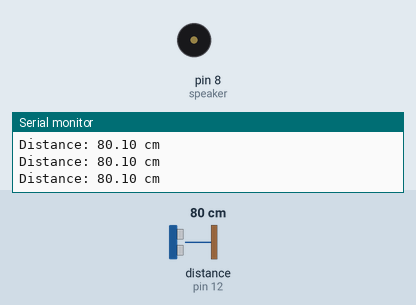
This sketch was run on a simulated Arduino Uno, built with avr-gcc and run on an emulated ATmega328P. Shown: buzzer (waves = sounding), the last lines printed to the serial monitor. Wiring (inferred from the names in the program): ultrasonic range finder: trigger pin 13; echo pin 12. The inputs (shaded band) are chosen by the test bench; at power-on: distance to the obstacle (sensor on pin 12) 80 cm. The echo pulse lasts 58.3 µs per cm.

Above: at 1.2 s.
1.3 s: distance to the obstacle (sensor on pin 12) set to 23 cm
2.8 s: distance to the obstacle (sensor on pin 12) set to 18 cm
At 3.3 s:
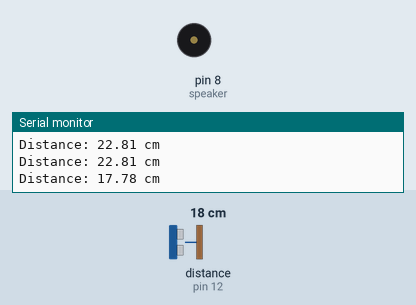
5.8 s: distance to the obstacle (sensor on pin 12) set to 2 cm
20.8 s: distance to the obstacle (sensor on pin 12) set to 9 cm
At 21.0 s:
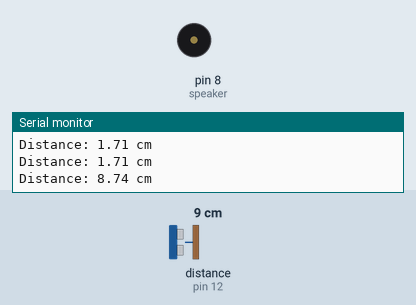
23.8 s: distance to the obstacle (sensor on pin 12) set to 12 cm
At 23.96 s:
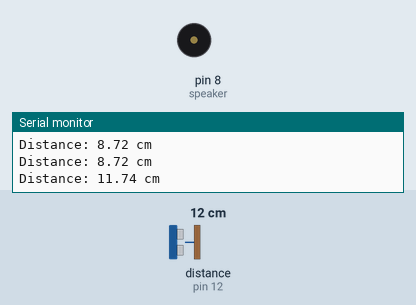
Timing chart, 0 to 27.8 s (numbered marks = the images above; inputs shaded):
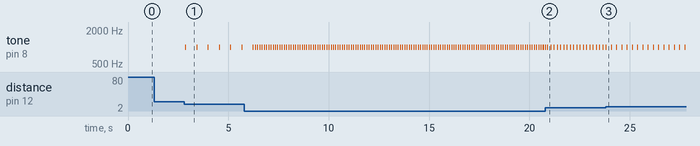

The sketch:

Lab08_exp4.ino
```cpp
#define speaker 8 // 喇叭連接在 Pin 8

const int Trig_Pins = 13; // trig 腳位
const int Echo_Pins = 12; // echo 腳位

bool flag = 0;
float distance = 0;

float get_distance(int trig, int echo) {
  float duration;
  digitalWrite(trig, HIGH);
  delayMicroseconds(10); //給予trig 10us TTL pulse,讓模組發射聲波
  digitalWrite(trig, LOW);
  duration = pulseIn(echo, HIGH, 30000); // 紀錄echo電位從high到low的時間，就是超音波來回的時間 30ms (約 5 公尺)
  if (duration == 0) return 999; // 若沒讀到距離，視為遠處
  return duration / 29.0 / 2.0; // 聲速340m/s ，換算後約每29微秒走一公分，超音波來回所以再除2
}

void setup() {
  pinMode(Trig_Pins, OUTPUT);
  pinMode(Echo_Pins, INPUT);
  pinMode(speaker, OUTPUT);
  Serial.begin(9600);
}

void loop() {
  distance = get_distance(Trig_Pins, Echo_Pins);
  Serial.print("Distance: "); Serial.print(distance);
  Serial.println(" cm");
  // 根據題目要求的距離區間設定警報聲間隔
  if (distance > 20) {
    // 1. Over 20 cm: Silent
    noTone(speaker);
    delay(100);
  }
  else if (distance > 15 && distance <= 20) playWarning(500);
  else if (distance > 10 && distance <= 15) playWarning(200);
  else if (distance > 5 && distance <= 10) playWarning(100);
  else if (distance > 0 && distance <= 5) playWarning(50);
  delay(10); // 小幅延遲穩定系統
}

// 輔助函式：發出嗶聲並根據傳入的時間控制間隔
void playWarning(int interval) {
  tone(speaker, 1000); // 發出 1kHz 的聲音
  delay(50);           // 嗶聲持續 50ms
  noTone(speaker);     // 停止發聲
  delay(interval);     // 靜音間隔
}
```

Measured:
- the behaviour switches between 21 and 20 cm on distance to the obstacle (sensor on pin 12) (found by bisection; images 0 and 1)
- the behaviour switches between 10 and 11 cm on distance to the obstacle (sensor on pin 12) (found by bisection; images 2 and 3)
- after the input at 2.8 s, tone on pin 8 (speaker): alternates 1000 Hz for 0.05 s and silent for 0.51 s, starting after 0.05 s
- after the input at 5.8 s, tone on pin 8 (speaker): alternates 1000 Hz for 0.05 s and silent for 0.06 s, starting after 0.54 s
- after the input at 20.8 s, tone on pin 8 (speaker): alternates 1000 Hz for 0.05 s and silent for 0.11 s, starting after 0.26 s
- after the input at 23.8 s, tone on pin 8 (speaker): alternates 1000 Hz for 0.05 s and silent for 0.21 s, starting after 0.27 s
